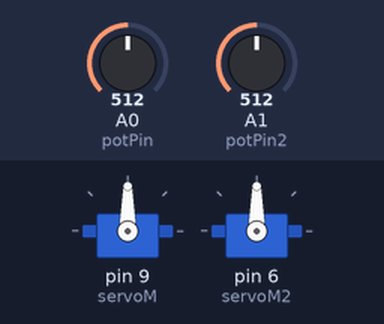
A sketch run on a simulated Arduino Uno, built with avr-gcc and run on an emulated ATmega328P. On the bench: 2 × servo. The test bench sets the inputs (shaded band); at power-on: A0 (potPin) = 512, A1 (potPin2) = 512.

Above: at 1.2 s.
1.3 s: A0 (potPin) set to 716
At 1.7 s:
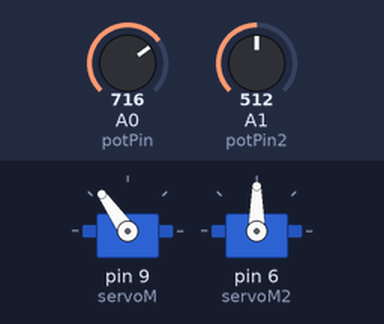
2.8 s: A1 (potPin2) set to 716
At 4.0 s:
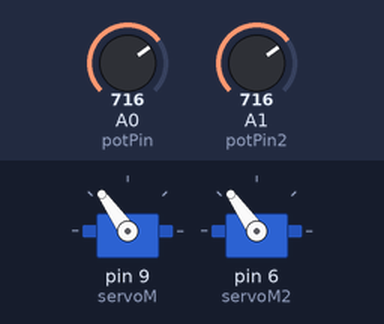
4.3 s: A0 (potPin) set to 900
At 5.2 s:
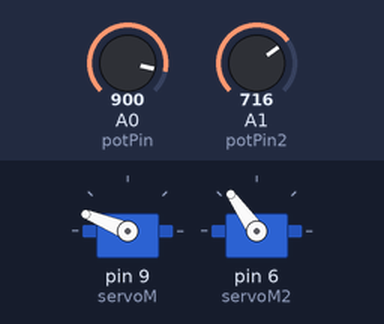
5.8 s: A1 (potPin2) set to 900
At 7.0 s:
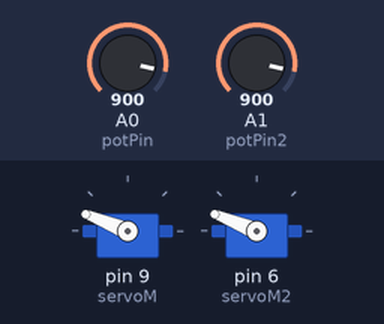
7.3 s: A0 (potPin) set to 1023
At 8.1 s:
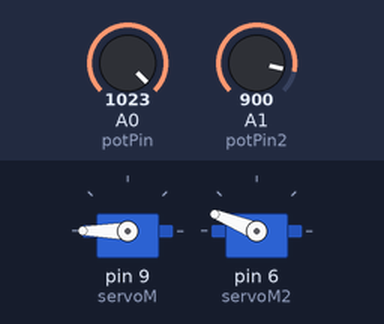
8.8 s: A1 (potPin2) set to 1023
At 9.3 s:
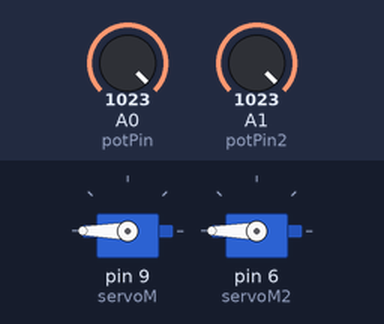
Timing chart, 0 to 11.3 s (numbered marks = the images above; inputs shaded):
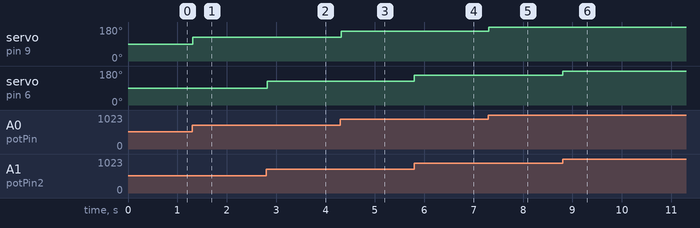

The sketch:

2.hafta-3.prob.ino
```cpp
#include<Servo.h>
int potPin = A0;
int potPin2 = A1;
Servo servoM;
Servo servoM2;
int pos = 0;
int pos2 = 0;

void setup() {
servoM.attach(9);
servoM2.attach(6);
}

void loop() {
pos = analogRead(potPin);
pos = map(pos, 0, 1023, 0, 180);
servoM.write(pos);
pos2 = analogRead(potPin2);
pos2 = map(pos2, 0, 1023, 0, 180);
servoM2.write(pos2);
delay(15);
}
```

Measured:
- after the input at 1.3 s, servo on pin 9 (servoM): 90° → 125° at once
- after the input at 2.8 s, servo on pin 6 (servoM2): 90° → 125° at once
- after the input at 4.3 s, servo on pin 9 (servoM): 125° → 158° at once
- after the input at 5.8 s, servo on pin 6 (servoM2): 125° → 158° at once
- after the input at 7.3 s, servo on pin 9 (servoM): 158° → 180° at once
- after the input at 8.8 s, servo on pin 6 (servoM2): 158° → 180° at once
